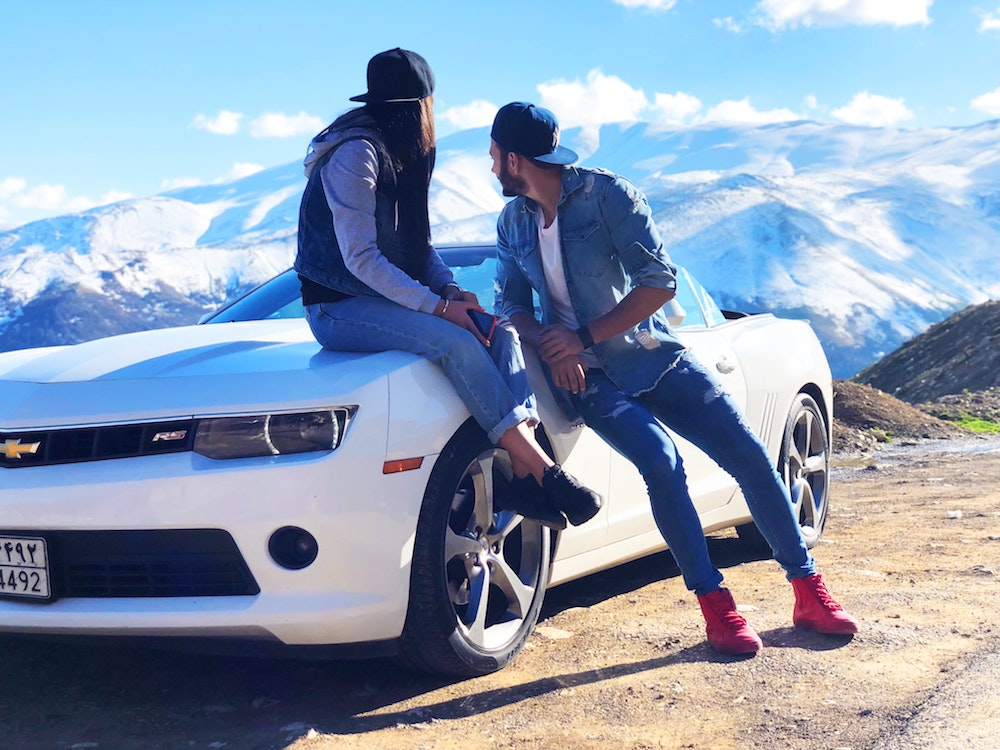
#> input picture Courses/Intel Edge - Udacity/02 Leveraging Pre-Trained Models/intel-edge-ai-udacity/sitting-on-car.jpg, 1000 x 750 px
$ jupyter execute test-notebook.ipynb
#> lines starting #> are read from the running program, lines starting #| are printed output that depends on the picture
[cell 1]
import cv2
import numpy as np

[cell 2]
img = cv2.imread('sitting-on-car.jpg', 1)
#> img is the input picture: shape (750, 1000, 3); mean B, G, R 179.7, 156.6, 139.4
print(img.shape)
#| (750, 1000, 3)
cv2.imshow('img', img)
cv2.waitKey(0)
cv2.destroyAllWindows()
cv2.waitKey(1)

[cell 3]
img_b = img[:,:,0]
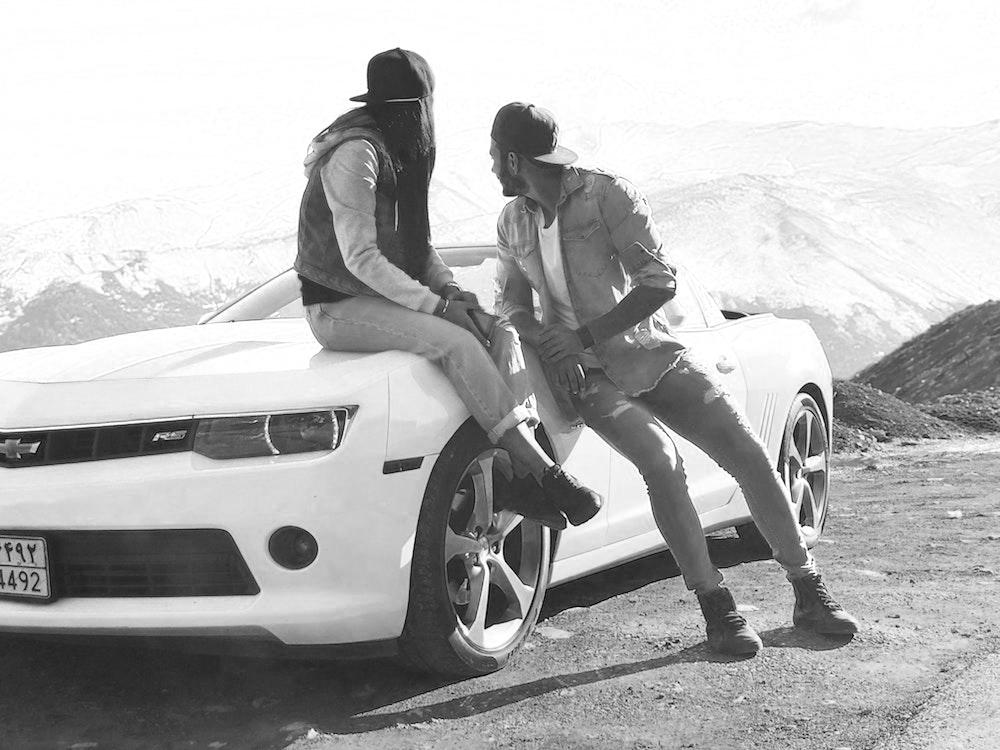
#> img_b: shape (750, 1000); min 0, max 255, mean 179.7
img_g = img[:,:,1]
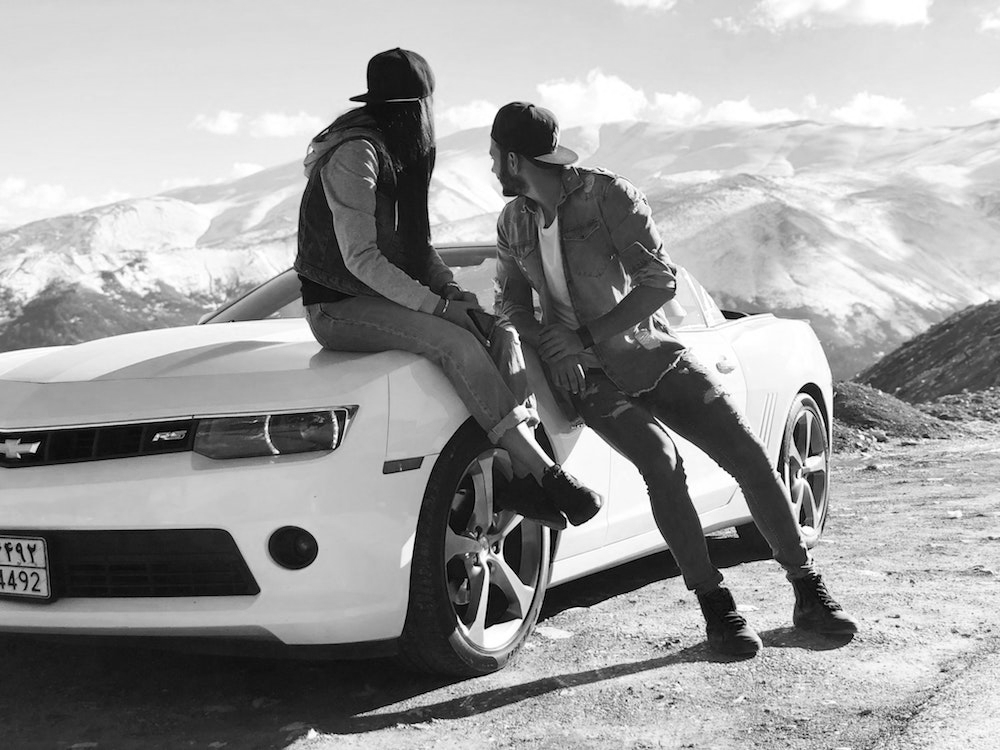
#> img_g: shape (750, 1000); min 0, max 255, mean 156.6
img_r = img[:,:,2]
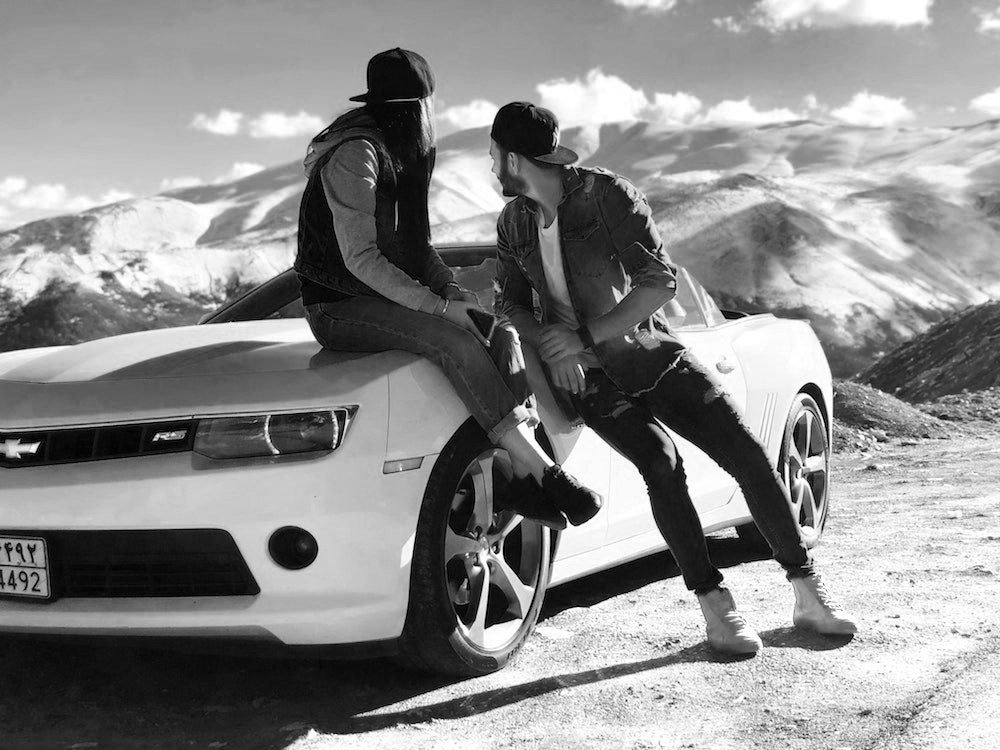
#> img_r: shape (750, 1000); min 0, max 255, mean 139.4

[cell 4]
img_ch1 = np.array([[img_b], [img_g], [img_r]]).reshape(1, -1, img.shape[0], img.shape[1])
img_ch1.shape
#> Out = (1, 3, 750, 1000)

[cell 5]
np.array([[img_b], [img_g], [img_r]]).shape
#> Out = (3, 1, 750, 1000)

[cell 6]
cv2.resize(img,(256,456)).shape
#> Out = (456, 256, 3)

[cell 7]
def reshape_img(image, height, width):
    '''
    Given an input image of shape WxHxC, this function will reshape it to
    the shape BxCxHxW, where:

    B - batch size
    C - number of channels
    H - image height
    W - image width

    Expected image shape: WxHxC; e.g. [750, 1000, 3]
    Expected colour order: BGR

    Output shape: BxCxHxW; e.g. [1, 3, 256, 456]
                  --> if H = 256, W = 456
    '''
#> called with height = 256, width = 456

    b = image[:,:,0]
    g = image[:,:,1]
    r = image[:,:,2]

    channel_first = np.array([ [b], [g], [r] ]) #shape: CxBxHxW

    #height = image.shape[0]
    #width = image.shape[1]

    # resize image
    image = cv2.resize(image, (height, width) )
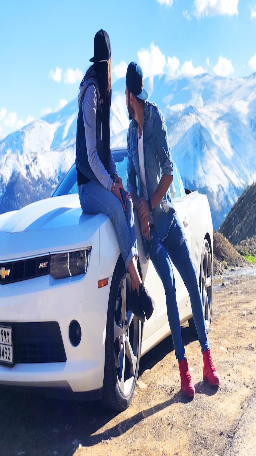
#> image: shape (456, 256, 3); mean of channels 0, 1, 2 179.6, 156.5, 139.3; drawn as B, G, R

    # transpose image because openCV messes things up...sadly
    image = image.transpose((2,0,1))

    # reshape image as BxCxHxW
    image = image.reshape(1, image.shape[0], height, width)

    return image

[cell 8]
reshape_img(img, 256, 456).shape
#> Out = (1, 3, 256, 456)

$ run again, with Courses/Intel Edge - Udacity/02 Leveraging Pre-Trained Models/intel-edge-ai-udacity/sign.jpg copied over Courses/Intel Edge - Udacity/02 Leveraging Pre-Trained Models/intel-edge-ai-udacity/sitting-on-car.jpg
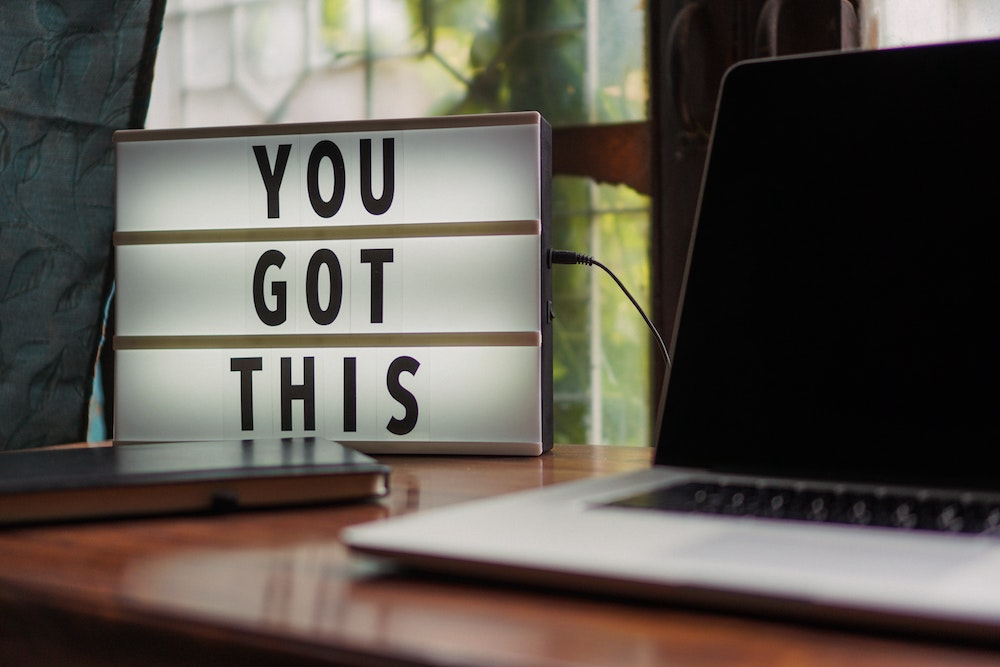
#> input picture Courses/Intel Edge - Udacity/02 Leveraging Pre-Trained Models/intel-edge-ai-udacity/sign.jpg, 1000 x 667 px
#> img is the input picture: shape (667, 1000, 3); mean B, G, R 79.7, 87.1, 92.6
#| (667, 1000, 3)
#> `img_r = img[:,:,2]`:
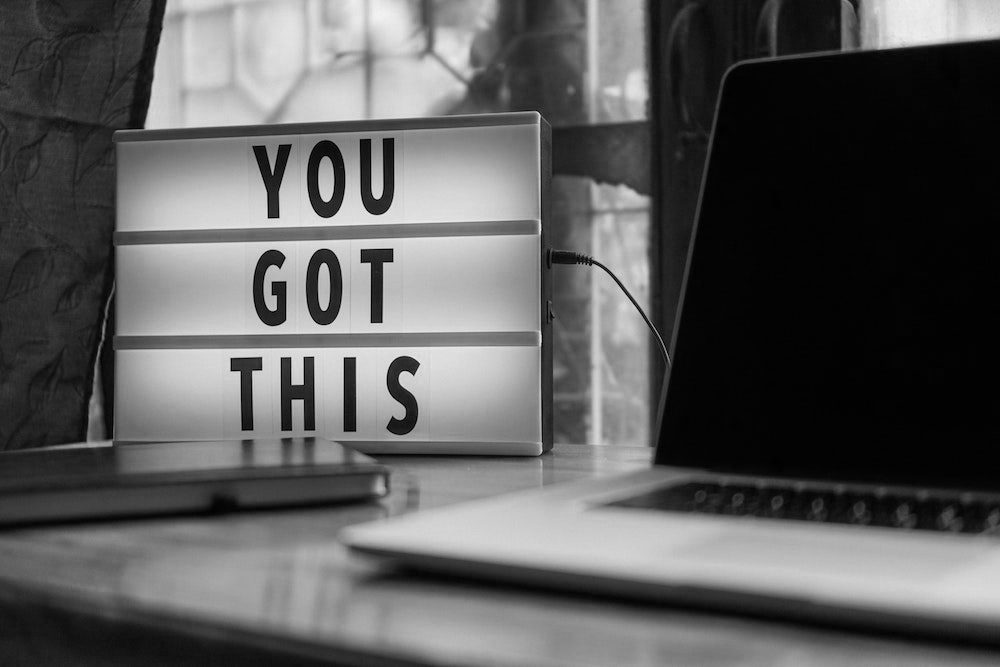
#> img_r: shape (667, 1000); min 0, max 243, mean 92.6
#> in reshape_img, `image = cv2.resize(image, (height, width) )`:
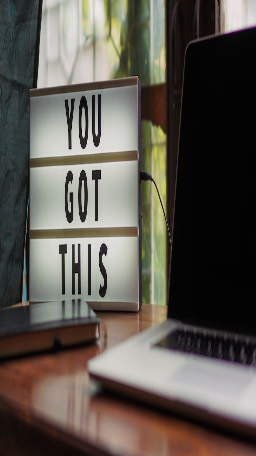
#> image: shape (456, 256, 3); mean of channels 0, 1, 2 79.6, 87, 92.6; drawn as B, G, R
